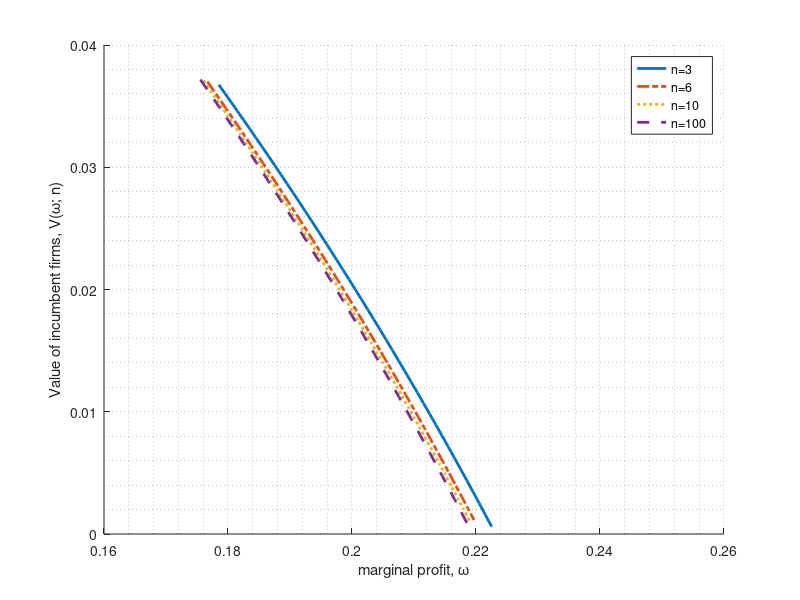
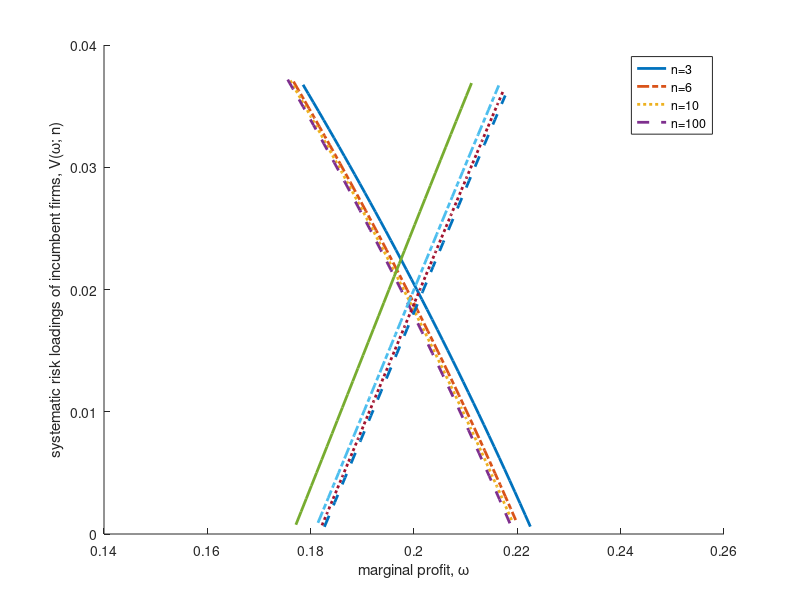

The MATLAB script that drew these images, in order:

clear, close all
%% Parameters
% input
bt = 1; % slope of the demand curve
r = 0.04; % risk-free interest
alp1 = 0.05; % drift rate of GBM in expanding markets
alp2 = -0.05; % drift rate of GBM in contracting markets
sgm = 0.1; % volatility rate of GBM
ph = 0.01; % fixed cost of a firm
I = 1; % entry cost
E = -1; % exit cost
p_rsk = 1; % price of risk
n_set = [3,6,10,100];

% intermediate parameters
a_1 = 0.5 - alp1/sgm^2 + sqrt((alp1/sgm^2 - 0.5)^2 + 2*r/sgm^2); % entry
a_2 = 0.5 - alp2/sgm^2 - sqrt((alp2/sgm^2 - 0.5)^2 + 2*r/sgm^2); % exit
dlt1 = r - sgm^2 - 2*alp1;
dlt2 = r - sgm^2 - 2*alp2;

%% Plotting
figure(1)
hold on
for i = 1:length(n_set)
    n = n_set(i);
    omg_bar = sqrt(a_1/(a_1-2) * bt * dlt1 * I); % entry
    omg_nbar = sqrt((a_1-2) / (a_1*(1-1/(n+2))^2 - 2*(1-1/(n+2))^a_1)) * omg_bar;
    
    domg = 1e-3;
    omg_vec = 0.8*omg_nbar:domg:1.1*omg_nbar;
    boundH_ind = find(abs(omg_vec-omg_nbar)==min(abs(omg_vec-omg_nbar)));
    
    V_vec = -2*omg_nbar^(2-a_1)/a_1/bt/dlt1 * omg_vec.^a_1 + omg_vec.^2/bt/dlt1 - ph/r;
    Vprime_vec = 2/bt/dlt1 * (omg_vec - omg_nbar^(2-a_1) * omg_vec.^(a_1-1));
    Vpprime_vec = 2/bt/dlt1 * (1 - omg_nbar^(2-a_1)*(a_1-1) * omg_vec.^(a_1-2));
    rsk_loading = sgm * omg_vec .* Vprime_vec ./ V_vec;
    
    V_vec(boundH_ind:end) = NaN; % entry
    Vprime_vec(boundH_ind:end) = NaN;
    Vpprime_vec(boundH_ind:end) = NaN;
    rsk_loading(boundH_ind:end) = NaN;
    
    if i == 1
        plot(omg_vec,rsk_loading,'lineWidth',2)
    elseif i==2
        plot(omg_vec,rsk_loading,'-.','lineWidth',2)
    elseif i==3
        plot(omg_vec,rsk_loading,':','lineWidth',2)
    else
        plot(omg_vec,rsk_loading,'--','lineWidth',2)
    end
end
hold off
grid minor
legend_name = cell(1,length(n_set));
for i = 1:length(n_set)
    legend_name{i} = ['n=',num2str(n_set(i))];
end
legend(legend_name,'Location','best')
xlabel('marginal profit, \omega')
ylabel('Value of incumbent firms, V(\omega; n)')
print('rsk_ldng_GBMentry_3_6_10_100','-dpng','-r600')

clear legend_name
close all

figure(1)
hold on
for i = 1:length(n_set)
    n = n_set(i);
    omg_bar = sqrt(a_2/(a_2-2) * bt * dlt2 * (-E)); % exit
    omg_nbar = sqrt((a_2-2) / (a_2*(1+1/n)^2 - 2*(1+1/n)^a_2)) * omg_bar;
    
    domg = 1e-3;
    omg_vec = 0.8*omg_nbar:domg:1.2*omg_nbar;
    boundL_ind = find(abs(omg_vec-omg_nbar)==min(abs(omg_vec-omg_nbar)));
    
    V_vec = -2*omg_nbar^(2-a_2)/a_2/bt/dlt2 * omg_vec.^a_2 + omg_vec.^2/bt/dlt2 - ph/r;
    Vprime_vec = 2/bt/dlt2 * (omg_vec - omg_nbar^(2-a_2) * omg_vec.^(a_2-1));
    Vpprime_vec = 2/bt/dlt2 * (1 - omg_nbar^(2-a_2)*(a_2-1) * omg_vec.^(a_2-2));
    rsk_loading = sgm * omg_vec .* Vprime_vec ./ V_vec;
    V_vec(1:boundL_ind) = NaN; % exit
    Vprime_vec(1:boundL_ind) = NaN;
    Vpprime_vec(1:boundL_ind) = NaN;
    rsk_loading(1:boundL_ind) = NaN;
    
    if i == 1
        plot(omg_vec,rsk_loading,'lineWidth',2)
    elseif i==2
        plot(omg_vec,rsk_loading,'-.','lineWidth',2)
    elseif i==3
        plot(omg_vec,rsk_loading,':','lineWidth',2)
    else
        plot(omg_vec,rsk_loading,'--','lineWidth',2)
    end
end
hold off
grid minor
legend_name = cell(1,length(n_set));
for i = 1:length(n_set)
    legend_name{i} = ['n=',num2str(n_set(i))];
end
legend(legend_name,'Location','best')
xlabel('marginal profit, \omega')
ylabel('systematic risk loadings of incumbent firms, V(\omega; n)')
print('rsk_ldng_GBMexit_3_6_10_100','-dpng','-r600')
